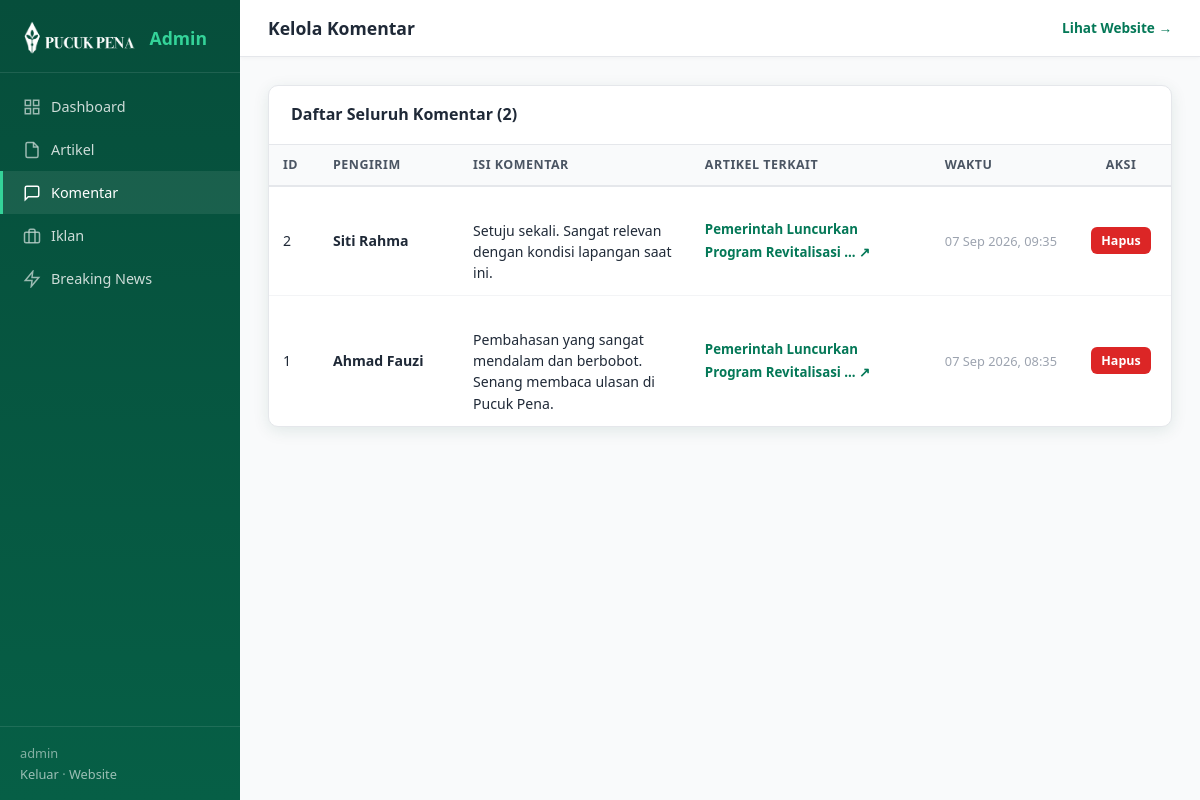
Screenshot of /admin/comments.php (signed in) with the database file from the repository.
### tables this page shows
CREATE TABLE `comments` (
  `id` int NOT NULL AUTO_INCREMENT,
  `article_id` int NOT NULL,
  `name` varchar(150) NOT NULL,
  `comment` text NOT NULL,
  `created_at` timestamp NULL DEFAULT CURRENT_TIMESTAMP,
  PRIMARY KEY (`id`),
  KEY `article_id` (`article_id`)
);

CREATE TABLE `articles` (
  `id` int NOT NULL AUTO_INCREMENT,
  `type` varchar(100) NOT NULL DEFAULT 'Berita Utama',
  `cat` varchar(50) NOT NULL DEFAULT 'berita',
  `badge` varchar(50) NOT NULL DEFAULT 'berita',
  `title` varchar(500) NOT NULL,
  `excerpt` text,
  `content` longtext,
  `author` varchar(200) DEFAULT NULL,
  `date_display` varchar(100) DEFAULT NULL,
  `views` varchar(20) DEFAULT '0',
  `img` text,
  `tags` varchar(500) DEFAULT '[]',
  `status` enum('draft','published') DEFAULT 'published',
  `created_at` timestamp NULL DEFAULT CURRENT_TIMESTAMP,
  `updated_at` timestamp NULL DEFAULT CURRENT_TIMESTAMP ON UPDATE CURRENT_TIMESTAMP,
  PRIMARY KEY (`id`)
);

### admin/comments.php (the view, shortened to what this page needs)
<?php
$db = getDB();
$sql = "SELECT c.*, a.title AS article_title
        FROM comments c
        LEFT JOIN articles a ON c.article_id = a.id
        ORDER BY c.id DESC";
$comments = $db->query($sql)->fetchAll(PDO::FETCH_ASSOC);
$totalComments = count($comments);
?><!DOCTYPE html>
<html lang="id">
<head>
  <link rel="stylesheet" href="style.css">
</head>
<body>
<aside class="sidebar">
  <div class="sidebar-brand">
    <img src="../img/PUCUK%20PENA.png" alt="Logo">
    <span>Admin</span>
  </div>
  <nav>
    <a href="index.php"><svg width="18" height="18" viewBox="0 0 24 24" fill="none" stroke="currentColor" stroke-width="2"><rect x="3" y="3" width="7" height="7"/><rect x="14" y="3" width="7" height="7"/><rect x="14" y="14" width="7" height="7"/><rect x="3" y="14" width="7" height="7"/></svg>Dashboard</a>
    <a href="articles.php"><svg width="18" height="18" viewBox="0 0 24 24" fill="none" stroke="currentColor" stroke-width="2"><path d="M14 2H6a2 2 0 0 0-2 2v16a2 2 0 0 0 2 2h12a2 2 0 0 0 2-2V8z"/><polyline points="14 2 14 8 20 8"/></svg>Artikel</a>
    <a href="comments.php" class="active"><svg width="18" height="18" viewBox="0 0 24 24" fill="none" stroke="currentColor" stroke-width="2"><path d="M21 15a2 2 0 0 1-2 2H7l-4 4V5a2 2 0 0 1 2-2h14a2 2 0 0 1 2 2z"/></svg>Komentar</a>
    <a href="ads.php"><svg width="18" height="18" viewBox="0 0 24 24" fill="none" stroke="currentColor" stroke-width="2"><rect x="2" y="7" width="20" height="14" rx="2"/><path d="M16 21V5a2 2 0 0 0-2-2h-4a2 2 0 0 0-2 2v16"/></svg>Iklan</a>
    <a href="breaking.php"><svg width="18" height="18" viewBox="0 0 24 24" fill="none" stroke="currentColor" stroke-width="2"><polygon points="13 2 3 14 12 14 11 22 21 10 12 10 13 2"/></svg>Breaking News</a>
  </nav>
  <div class="sidebar-footer">
    <div><?= htmlspecialchars($_SESSION['admin_user']) ?></div>
    <a href="logout.php">Keluar</a> · <a href="../" target="_blank">Website</a>
  </div>
</aside>
<div class="main-content">
  <div class="topbar">
    <h1>Kelola Komentar</h1>
    <div class="topbar-right">
      <a href="../" target="_blank">Lihat Website →</a>
    </div>
  </div>
  <div class="page-body">
    <div class="panel">
      <div class="panel-header">
        <h2>Daftar Seluruh Komentar (<?= number_format($totalComments) ?>)</h2>
      </div>
      <div class="table-wrap">
        <table>
          <thead>
            <tr>
              <th style="width:50px">ID</th>
              <th style="width:140px">Pengirim</th>
              <th>Isi Komentar</th>
              <th style="width:240px">Artikel Terkait</th>
              <th style="width:140px">Waktu</th>
              <th style="width:100px;text-align:center">Aksi</th>
            </tr>
          </thead>
          <tbody>
            <?php foreach ($comments as $c): ?>
            <tr>
              <td><?= $c['id'] ?></td>
              <td>
                <div style="font-weight:700;color:var(--text-main)"><?= htmlspecialchars($c['name']) ?></div>
              </td>
              <td>
                <div style="font-size:0.88rem;color:var(--text-muted);line-height:1.5;white-space:pre-line">
                  <?= htmlspecialchars($c['comment']) ?>
                </div>
              </td>
              <td>
                <?php if (!empty($c['article_title'])): ?>
                  <a href="../#article-<?= $c['article_id'] ?>" target="_blank" style="color:var(--green-700);font-weight:600;font-size:0.83rem;text-decoration:none">
                    <?= htmlspecialchars(mb_strimwidth($c['article_title'], 0, 45, '...')) ?> ↗
                  </a>
                <?php else: ?>
                  <span style="color:var(--gray-400);font-size:0.8rem">Artikel #<?= $c['article_id'] ?></span>
                <?php endif; ?>
              </td>
              <td style="font-size:0.8rem;color:var(--gray-400);white-space:nowrap">
                <?= htmlspecialchars(date('d M Y, H:i', strtotime($c['created_at']))) ?>
              </td>
              <td style="text-align:center;white-space:nowrap">
                <form method="POST" style="display:inline" onsubmit="return confirm('Hapus komentar ini?')">
                  <button type="submit" class="btn btn-danger btn-sm">Hapus</button>
                </form>
              </td>
            </tr>
            <?php endforeach; ?>
          </tbody>
        </table>
      </div>
    </div>
  </div>
</div>
</body>
</html>

### admin/style.css (style rules this page uses)
:root { --green-900: #064e3b; --green-800: #065f46; --green-700: #047857; --green-600: #059669; --green-500: #10b981; --green-400: #34d399; --green-100: #d1fae5; --green-50: #ecfdf5; --red: #dc2626; --gold: #f59e0b; --gray-50: #f9fafb; --gray-100: #f3f4f6; --gray-200: #e5e7eb; --gray-400: #9ca3af; --gray-600: #4b5563; --gray-800: #1f2937; --shadow: 0 4px 16px rgba(6,78,59,.10); --radius: 10px; }
*, *::before, *::after { box-sizing: border-box; margin: 0; padding: 0; }
html { scroll-behavior: smooth; }
body { font-family: 'Segoe UI', system-ui, sans-serif; background: var(--gray-50); color: var(--gray-800); line-height: 1.6; min-height: 100vh; display: flex; }
.sidebar { width: 240px; min-height: 100vh; background: linear-gradient(to bottom, var(--green-900), var(--green-800)); color: #fff; display: flex; flex-direction: column; flex-shrink: 0; position: fixed; top: 0; left: 0; bottom: 0; z-index: 100; overflow-y: auto; }
.sidebar-brand { padding: 20px 20px 16px; border-bottom: 1px solid rgba(255,255,255,0.1); display: flex; align-items: center; gap: 10px; }
.sidebar-brand img { height: 36px; filter: brightness(0) invert(1); }
.sidebar-brand span { font-size: 1.1rem; font-weight: 700; color: var(--green-400); }
.sidebar nav { flex: 1; padding: 12px 0; }
.sidebar nav a { display: flex; align-items: center; gap: 10px; padding: 10px 20px; color: rgba(255,255,255,0.8); text-decoration: none; font-size: 0.9rem; font-weight: 500; transition: all 0.2s; border-left: 3px solid transparent; }
.sidebar nav a:hover, .sidebar nav a.active { background: rgba(255,255,255,0.08); color: #fff; border-left-color: var(--green-400); }
.sidebar nav a svg { flex-shrink: 0; opacity: 0.75; }
.sidebar nav a:hover svg, .sidebar nav a.active svg { opacity: 1; }
.sidebar-footer { padding: 16px 20px; border-top: 1px solid rgba(255,255,255,0.1); font-size: 0.8rem; color: rgba(255,255,255,0.5); }
.sidebar-footer a { color: rgba(255,255,255,0.6); text-decoration: none; }
.main-content { margin-left: 240px; flex: 1; display: flex; flex-direction: column; min-height: 100vh; }
.topbar { background: #fff; border-bottom: 1px solid var(--gray-200); padding: 14px 28px; display: flex; align-items: center; justify-content: space-between; position: sticky; top: 0; z-index: 50; box-shadow: 0 1px 4px rgba(0,0,0,0.04); }
.topbar h1 { font-size: 1.1rem; color: var(--gray-800); font-weight: 700; }
.topbar-right { display: flex; align-items: center; gap: 12px; font-size: 0.85rem; color: var(--gray-600); }
.topbar-right a { color: var(--green-700); font-weight: 600; text-decoration: none; }
.page-body { padding: 28px; flex: 1; }
.panel { background: #fff; border: 1px solid var(--gray-200); border-radius: var(--radius); box-shadow: var(--shadow); overflow: hidden; }
.panel-header { padding: 16px 22px; border-bottom: 1px solid var(--gray-200); display: flex; align-items: center; justify-content: space-between; }
.panel-header h2 { font-size: 1rem; font-weight: 700; color: var(--gray-800); }
.btn { display: inline-flex; align-items: center; gap: 6px; padding: 8px 16px; border: none; border-radius: 8px; font-size: 0.85rem; font-weight: 600; cursor: pointer; transition: all 0.2s; text-decoration: none; font-family: inherit; }
.btn-danger { background: var(--red); color: #fff; }
.btn-sm { padding: 5px 10px; font-size: 0.78rem; border-radius: 6px; }
.table-wrap { overflow-x: auto; }
table { width: 100%; border-collapse: collapse; font-size: 0.88rem; }
thead th { background: var(--gray-50); border-bottom: 2px solid var(--gray-200); padding: 10px 14px; text-align: left; font-size: 0.78rem; text-transform: uppercase; letter-spacing: 0.5px; color: var(--gray-600); font-weight: 700; }
tbody td { padding: 12px 14px; border-bottom: 1px solid var(--gray-100); vertical-align: middle; }
tbody tr:last-child td { border-bottom: none; }

### rows the page displays
comments: id "2", name "Siti Rahma", comment "Setuju sekali. Sangat relevan dengan kondisi lapangan saat ini.", article.title "Pemerintah Luncurkan Program Revitalisasi ...", created_at "07 Sep 2026, 09:35"
comments: id "1", name "Ahmad Fauzi", comment "Pembahasan yang sangat mendalam dan berbobot. Senang membaca ulasan di Pucuk Pena.", article.title "Pemerintah Luncurkan Program Revitalisasi ...", created_at "07 Sep 2026, 08:35"

### other values shown
$_SESSION['admin_user'] "admin"
$totalComments "2"
